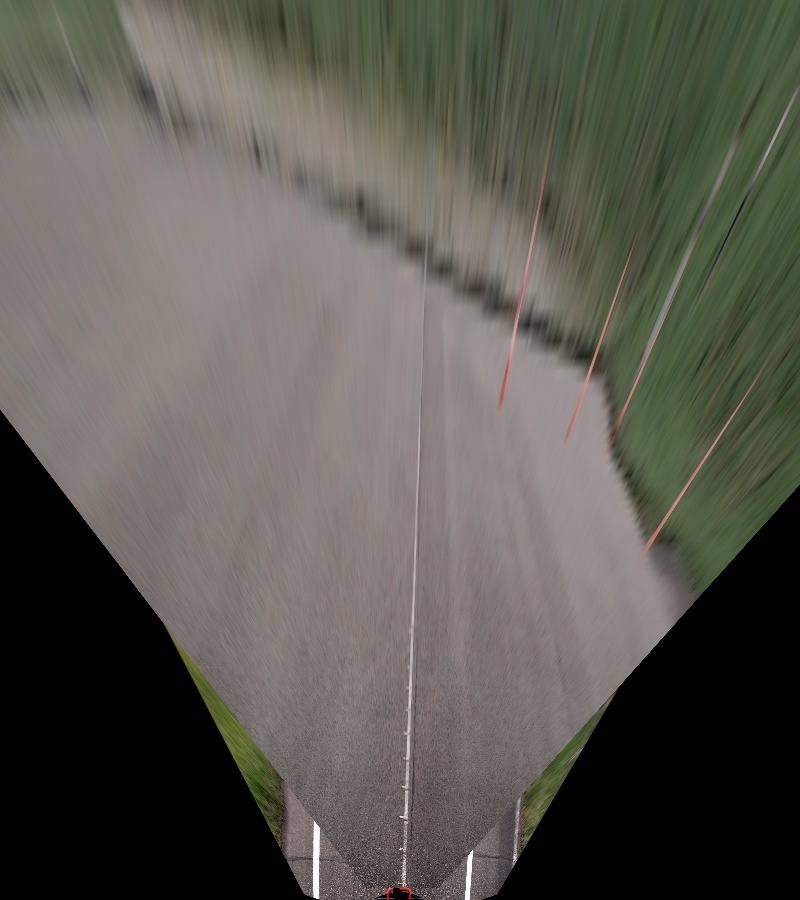
#> input picture src/stitched.jpg, 800 x 900 px
$ python -i data.py   (imports and definitions only)
#> lines starting #> are read from the running program, lines starting #| are printed output that depends on the picture
### src/utils/singleton_meta.py
class SingletonMeta(type):
    """A metaclass that creates a Singleton base class when called."""

    _instances = {}

    def __call__(cls, *args, **kwargs):  # noqa: ANN204, ANN002, ANN003
        """Create a new instance of the class if it doesn't already exist.

        :param cls: The class to create an instance of.
        :param args: The arguments to pass to the class constructor
        :param kwargs: The keyword arguments to pass to the class constructor
        :return: The instance of the class.
        """
        if cls not in cls._instances:
            instance = super().__call__(*args, **kwargs)
            cls._instances[cls] = instance
        return cls._instances[cls]

### src/calibration/data.py
import cv2
import numpy as np

from concurrent.futures import ThreadPoolExecutor
from pathlib import Path

from src.lane_assist.preprocessing.stitching import stitch_images
from src.utils.other import euclidean_distance
from src.utils.singleton_meta import SingletonMeta


class CalibrationData(metaclass=SingletonMeta):
    """A wrapper for a loaded camera calibrator.

    Attributes
    ----------
        input_shape: The shape of the input images (width, height).
        matrices: The perspective matrices for each camera.
        offsets: The offsets for each camera.
        output_shape: The output shape for the topdown image (width, height).
        pixels_per_meter: The amount of pixels per meter.
        ref_idx: The index of the reference camera.
        shapes: The shapes of the images for each camera (width, height).
        stitched_shape: The shape of the stitched image (width, height).
        topdown_matrix: The matrix for the topdown image.

    """

    input_shape: tuple[int, int]
    matrices: np.ndarray
    offsets: np.ndarray
    output_shape: tuple[int, int]
    pixels_per_meter: float = 0.0
    ref_idx: int
    shapes: np.ndarray
    stitched_shape: tuple[int, int]
    topdown_matrix: np.ndarray

    __pool: ThreadPoolExecutor

    def __init__(self) -> None:
        """Initialize the calibration data."""
        self.__pool = ThreadPoolExecutor()

    def transform(self, images: list[np.ndarray]) -> np.ndarray:
        """Transform the images to a topdown view.

        :param images: The images to transform.
        :return: The topdown image.
        """
        if self.topdown_matrix is None:
            raise ValueError("Calibrator has not been calibrated yet.")

        stitched = np.zeros(self.stitched_shape[::-1], dtype=np.uint8)

        futures = []
        for i, image in enumerate(images):
            if i == self.ref_idx:
                continue

            futures.append(self.__pool.submit(self._stitch_image, stitched, image, i))

        for future in futures:
            stitched = future.result()

        stitched = self._stitch_image(stitched, images[self.ref_idx], self.ref_idx)

        # Warp the stitched image to a topdown view
        return cv2.warpPerspective(
            stitched,
            self.topdown_matrix,
            self.output_shape,
            flags=cv2.INTER_NEAREST
        )

    # [122 lines left out: functions _stitch_image, transform_point, get_distance, get_distance_to_point, get_distance_to_transformed_point, get_distance_to_y and 3 more, not called in this run]

>>> import cv2
>>> picture = cv2.imread('../stitched.jpg', cv2.IMREAD_GRAYSCALE)
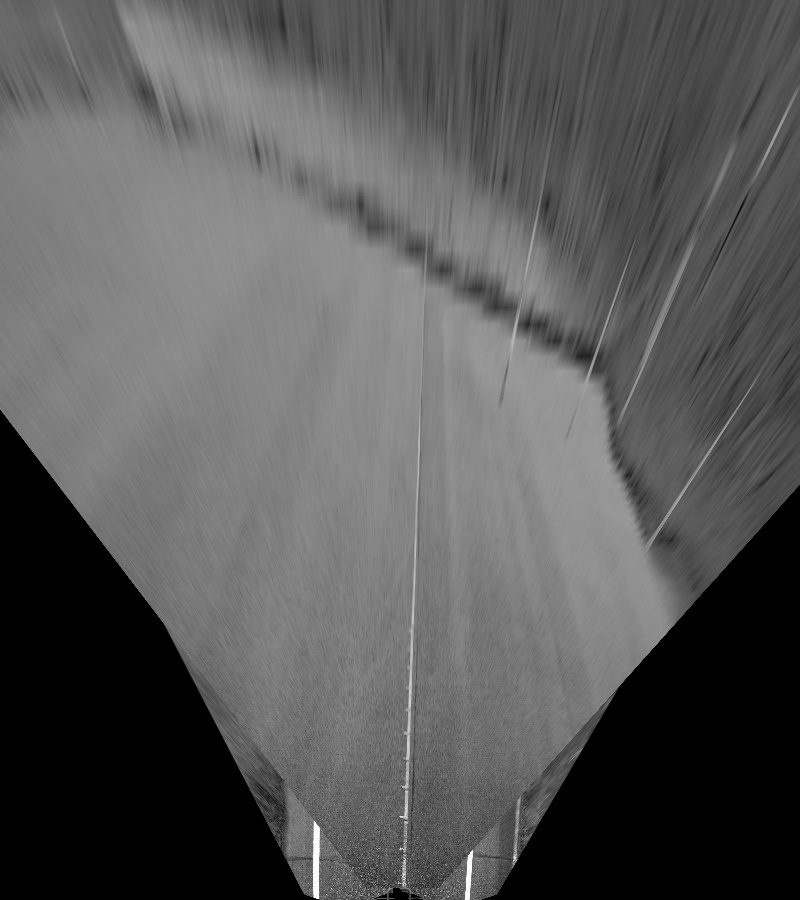
#> picture: shape (900, 800); min 0, max 255, mean 88.2
#> (the run stopped early here; a loop or call above may not have finished)
